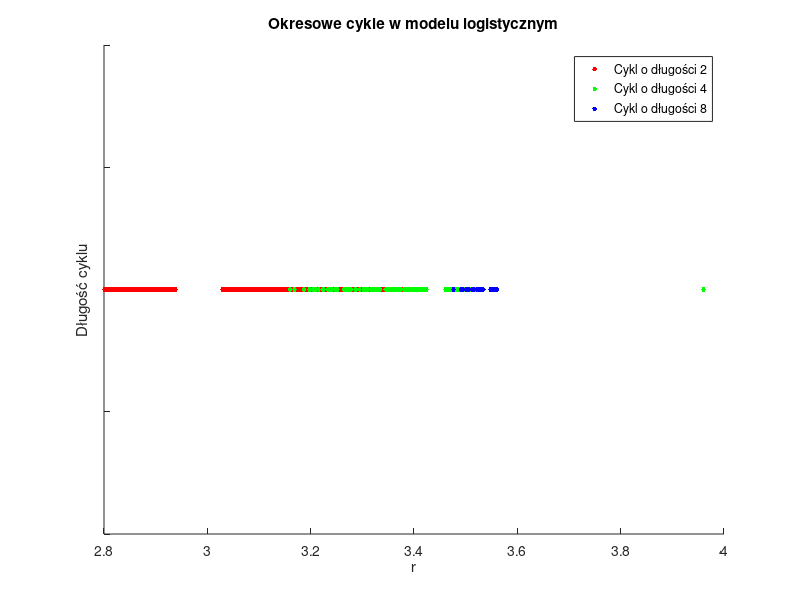

Reproduce this figure in MATLAB.
function periodic_cycles()
    % Ustawienia
    r_values = linspace(2.8, 4, 1000); % Wartości r do analizy
    n_iterations = 1000; % Liczba iteracji
    n_last = 500; % Liczba ostatnich iteracji do analizy
    x0 = 0.5; % Ustalona wartość początkowa

    % Przechowywanie wyników
    cycles = zeros(length(r_values), 1); % Zmienna do przechowywania długości cyklu

    for i = 1:length(r_values)
        % Obliczanie wartości xt
        x = zeros(1, n_iterations);
        x(1) = x0;
        for t = 2:n_iterations
            x(t) = r_values(i) * x(t-1) * (1 - x(t-1));
        end

        % Analiza ostatnich n_last iteracji w celu znalezienia cyklu
        last_values = x(end-n_last+1:end);
        unique_values = unique(last_values);
        if length(unique_values) == 2
            cycles(i) = 2; % Cykl o długości 2
        elseif length(unique_values) == 4
            cycles(i) = 4; % Cykl o długości 4
        elseif length(unique_values) == 8
            cycles(i) = 8; % Cykl o długości 8
        end
    end

    % Wykres
    figure;
    hold on;
    plot(r_values(cycles == 2), zeros(sum(cycles == 2), 1), 'r.', 'MarkerSize', 10, 'DisplayName', 'Cykl o długości 2');
    plot(r_values(cycles == 4), zeros(sum(cycles == 4), 1), 'g.', 'MarkerSize', 10, 'DisplayName', 'Cykl o długości 4');
    plot(r_values(cycles == 8), zeros(sum(cycles == 8), 1), 'b.', 'MarkerSize', 10, 'DisplayName', 'Cykl o długości 8');
    title('Okresowe cykle w modelu logistycznym');
    xlabel('r');
    ylabel('Długość cyklu');
    yticklabels([]); % Ukrycie etykiet osi y
    xlim([2.8, 4]);
    legend show;
    hold off;
end
